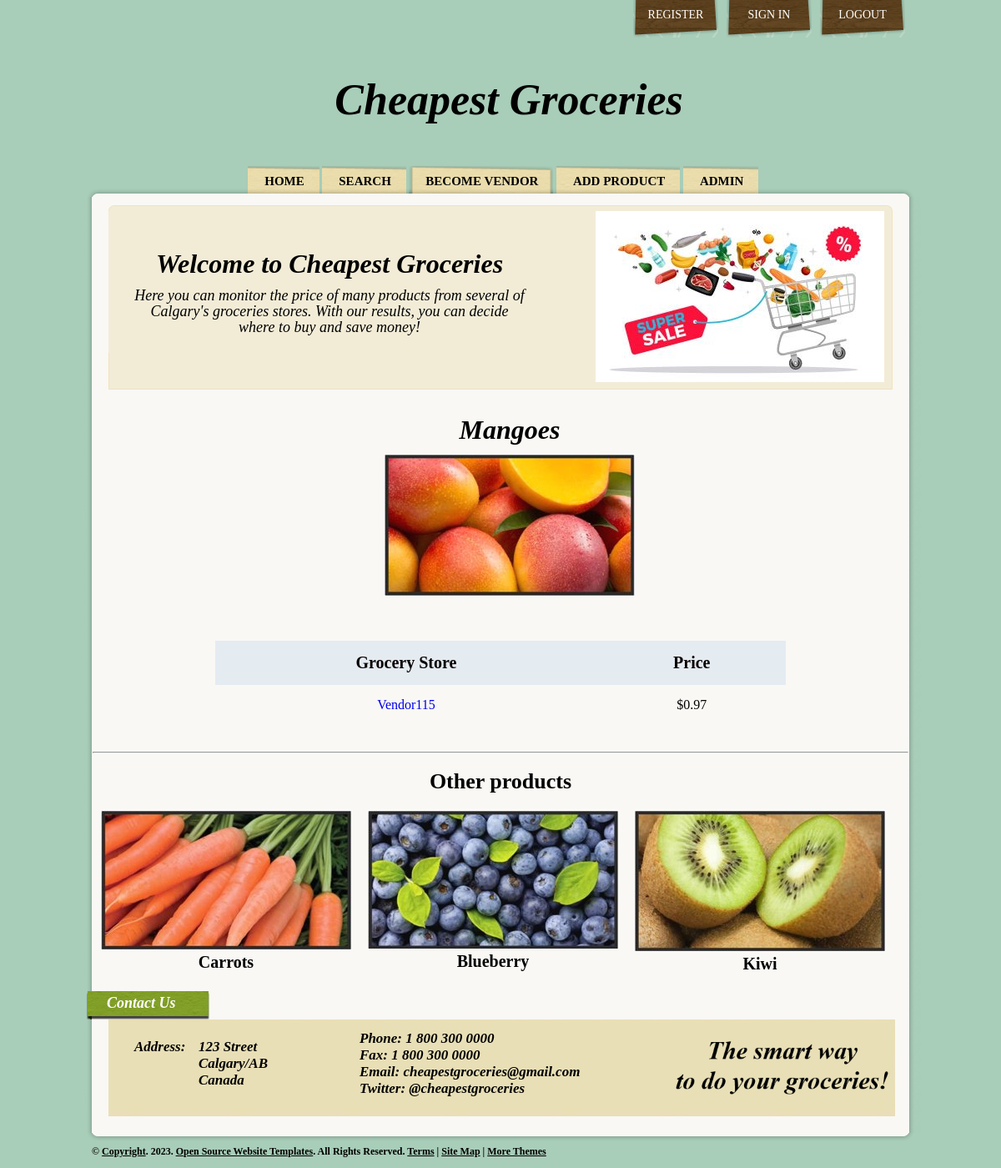
The app's page /Fruits_Vegetables/mangoes/ (signed in) with its own data.
### products/models.py (models this page shows, shortened)
class Product(models.Model):
    category    = models.ForeignKey(Category, related_name = 'products', on_delete = models.CASCADE)
    vendor      = models.ForeignKey(Vendor, related_name = 'products', on_delete = models.CASCADE)
    title       = models.CharField(max_length = 200)
    slug        = models.SlugField(max_length = 200, unique = True) #used in the urls
    price       = models.DecimalField(max_digits = 6, decimal_places = 2, blank=True, default = 0.0)
    date_added  = models.DateTimeField(auto_now_add = True)
    image       = models.ImageField(upload_to = 'uploads/', blank = True, null = True)
    thumbnail   = models.ImageField(upload_to = 'uploads/', blank = True, null = True)
    class Meta:
        ordering = ['-date_added'] #data in descent order
    def __str__(self):
        return self.title #self.vendor
    def get_thumbnail(self):
        if self.thumbnail:
            return self.thumbnail.url

### vendor/models.py (models this page shows, shortened)
class Vendor(models.Model):
    name = models.CharField(max_length = 255)
    created_at = models.DateTimeField(auto_now_add = True)
    created_by = models.OneToOneField(User, related_name = 'vendor', on_delete = models.CASCADE)
    class Meta:
        ordering = ['name']

### products/views.py (the view)
# urls.py: path('<slug:category_slug>/<slug:product_slug>/', product, name = 'product'), #own
def product(request, category_slug, product_slug):
    product = get_object_or_404(Product, category__slug = category_slug, slug = product_slug)
    list_products =  Product.objects.filter(title=product).values()
    list_id = []
    list_price = []
    list_final = {}
    for p in list_products:
        list_id.append(p['vendor_id'])
        list_price.append(p['price'])
    vendor_name = []
    vendor_id =  Vendor.objects.filter(pk__in=list_id)
    for n in vendor_id:
        vendor_name.append(n.name)
    for p, v in enumerate(vendor_name):
        list_final[v] = list_price[p]
    list_final = dict(sorted(list_final.items(), key=operator.itemgetter(1)))
    print(list_final)
    other_products = list(product.category.products.exclude(id=product.id))
    if len(other_products) >= 3:
        other_products = random.sample(other_products, 3)
    template = 'product.html'
    content = {'product': product, 'other_products': other_products, 'list_final': list_final}
    return render(request, template, content)

### products/context_processors.py (called while the page is built)
def menu_categories(request):
    categories = Category.objects.all()
    return {'menu_categories': categories}

### templates/product.html (shortened to what this page needs)
{% extends "base.html" %}
{% block content %}
    {% if user.is_authenticated %}
        <div class="productview">
            {% if product.image %}
                <h1>{{ product.title }}</h1>
                <figure class="image">
                    <img src="{{ product.get_thumbnail }}">
                </figure>
            {% endif %}
        </div>
        <div class="box">
            <table class="table-v-a center-t">
                <thead class="table-fonth">
                    <tr class="tr-v-a tr-v-a-h">
                        <th class="th-td-v-a th-color">Grocery Store</th>
                        <th class="th-td-v-a th-color">Price</th>
                    </tr>
                </thead>
                <tbody>
                    {% for vendor,price in list_final.items %}
                        <tr class="tr-v-a tr-v-a-h table-fontr">
                            <td class="th-td-v-a"><a href="{% url 'product' product.category.slug product.slug %}"
                                style="text-decoration: none;">{{ vendor }}</a></td>
                            <td class="th-td-v-a">${{ price }}</td>
                        </tr>
                    {% endfor %}
                </tbody>
            </table>
            <br>
            <br>
        </div>
        <hr class="rounded">
        {% if other_products %}
            <div class="column is-12">
                <h2 class="h1 font-weight-normal form-register-h2">Other products</h2>
            </div>
            {% for product in other_products %}
                {% include 'list_item.html' %}
            {% endfor %}
        {% endif %}
    {% else %}
        <div class="heading">
            Hello
        </div>
        <p class="msglogout">You're not logged in. Would you like to
        <a href="{% url 'login' %}">login</a>?</p>
    {% endif %}
{% endblock %}

### templates/list_item.html
<div class="productHolder">
    <figure>
        <a href="{% url 'product' product.category.slug product.slug %}">
        <img src="{{ product.get_thumbnail }}"></a>
    </figure>
    <h class="product">{{ product.title }}</h>
</div>

### pages/static/css/style.css (style rules this page uses)
* { margin:0px; }
img { border:none; }
body { background:#a8cdb8; color:#000000; font-family:Times, "Times New Roman", Georgia, serif; font-size:14px; }
h1 { color:#000000; font-size:32px; font-style:italic; line-height:normal; margin:5px 0px 10px; }
.form-register-h2 { text-align: center; padding-top: 0.5cm; font-size: 26px; padding-bottom: 0.5cm; }
.product { text-align: center; color:#000000; font-size:20px; font-weight: bold; font-style: normal; padding:10px; }
.productHolder { float:left; width:300px; padding-bottom:5px; margin:0px 10px; text-align: center; }
.productview { float:center; width:300px; padding-bottom:center; margin: 30px 300px 50px 350px; text-align: center; }
.table-v-a { border-collapse: collapse; width: 70%; padding: 15px 15px 15px 15px; }
.center-t { margin-left: auto; margin-right: auto; }
.th-color { background-color: #e4ebf1; color: rgb(7, 1, 1); }
.th-td-v-a { text-align: center; padding: 15px; }
.table-fonth { font-size: 20px; font-weight: bold; }
.table-fontr { font-size: 16px; font-weight: normal; }

### records on screen
Product: title "Mangoes", get_thumbnail (picture), list_final "0.97"
Vendor: list_final "Vendor115"
Product: get_thumbnail (picture), title "Carrots"
Product: get_thumbnail (picture), title "Blueberry"
Product: get_thumbnail (picture), title "Kiwi"
